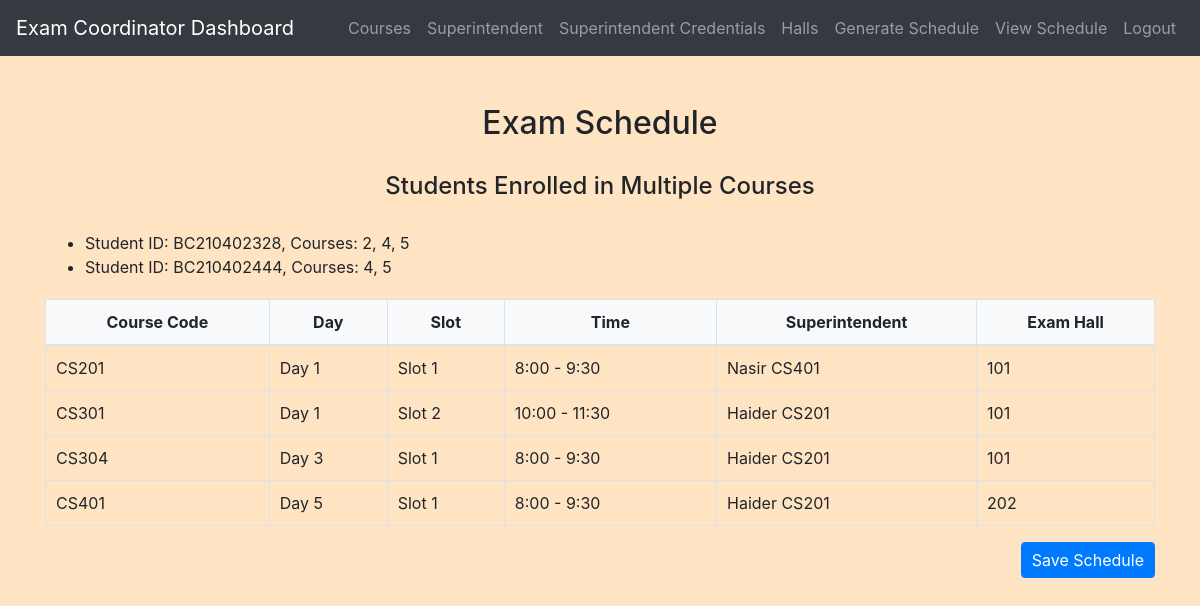
/exam_coordinator/schedule.php (signed in), run on the app's committed database.
### tables this page shows
CREATE TABLE `courses` (
  `id` int(11) NOT NULL,
  `course_code` varchar(10) NOT NULL
);

CREATE TABLE `exam_halls` (
  `id` int(11) NOT NULL,
  `building` varchar(100) NOT NULL,
  `floor` int(11) NOT NULL,
  `hall_number` varchar(50) NOT NULL,
  `seating_capacity` int(11) NOT NULL
);

CREATE TABLE `superintendents` (
  `id` int(11) NOT NULL,
  `name` varchar(100) NOT NULL,
  `designation` varchar(100) NOT NULL,
  `department` varchar(100) NOT NULL,
  `email` varchar(255) DEFAULT NULL,
  `password` varchar(255) DEFAULT NULL
);

### exam_coordinator/schedule.php (the view, shortened to what this page needs)
<?php
include('config.php');
$slots_per_day = $_POST['num_slots'] ?? 5;
$min_days_between_exams = $_POST['min_days_between_exams'] ?? 2;
$time_slots = [
    'Slot 1' => '8:00 - 9:30',
    'Slot 2' => '10:00 - 11:30',
    'Slot 3' => '12:00 - 1:30',
    'Slot 4' => '2:00 - 3:30',
    'Slot 5' => '4:00 - 5:30'
];
$time_slots = array_slice($time_slots, 0, $slots_per_day);
$enrollments = $conn->query("SELECT course_id, student_id FROM enrollments");
$student_courses = [];
while ($enrollment = $enrollments->fetch_assoc()) {
    $student_courses[$enrollment['student_id']][] = $enrollment['course_id'];
}
$multi_enrolled_students = [];
foreach ($student_courses as $student_id => $courses) {
    if (count($courses) > 1) {
        $multi_enrolled_students[$student_id] = $courses;
    }
}
$overlapping_courses = [];
foreach ($multi_enrolled_students as $courses) {
    foreach ($courses as $i => $course1) {
        for ($j = $i + 1; $j < count($courses); $j++) {
            $course2 = $courses[$j];
            $overlapping_courses[$course1][] = $course2;
            $overlapping_courses[$course2][] = $course1;
        }
    }
}
foreach ($overlapping_courses as $course => $overlaps) {
    $overlapping_courses[$course] = array_unique($overlaps);
}
$schedule = [];
$scheduled_courses = [];
function schedule_course($course_id, &$schedule, &$scheduled_courses, $min_days_between_exams, $time_slots, &$overlapping_courses) {
    for ($day = 1; $day <= 100; $day++) {
        foreach ($time_slots as $slot => $time_range) {
            $valid = true;
            foreach ($schedule as $entry) {
                if ($entry['day'] === $day && $entry['slot'] === $slot) {
                    $valid = false;
                    break;
                }
            }
            foreach ($overlapping_courses[$course_id] ?? [] as $overlapping_course) {
                if (isset($scheduled_courses[$overlapping_course])) {
                    $overlap_day = $scheduled_courses[$overlapping_course]['day'];
                    $day_gap = abs($day - $overlap_day);
                    if ($day_gap < $min_days_between_exams) {
                        $valid = false;
                        break;
                    }
                }
            }
            if ($valid) {
                $schedule[] = [
                    'course_id' => $course_id,
                    'day' => $day,
                    'slot' => $slot,
                    'time_range' => $time_range
                ];
                $scheduled_courses[$course_id] = ['day' => $day, 'slot' => $slot];
                return;
            }
        }
    }
}
$courses = $conn->query("SELECT id, course_code FROM courses");
while ($course = $courses->fetch_assoc()) {
    schedule_course($course['id'], $schedule, $scheduled_courses, $min_days_between_exams, $time_slots, $overlapping_courses);
}
$superintendent_assignments = [];
$hall_assignments = [];
foreach ($schedule as $index => $entry) {
    $course_id = $entry['course_id'];
    $superintendents = $conn->query("
        SELECT s.id, s.name FROM superintendents s
        WHERE NOT EXISTS (
            SELECT 1 FROM superintendent_courses sc WHERE sc.superintendent_id = s.id AND sc.course_id = $course_id
        )
    ");
    $superintendent = $superintendents->fetch_assoc();
    $superintendent_assignments[$course_id] = $superintendent['name'] ?? 'N/A';
    $enrollment_count = $conn->query("SELECT COUNT(*) as count FROM enrollments WHERE course_id = $course_id")->fetch_assoc()['count'];
    $halls = $conn->query("
        SELECT hall_number FROM exam_halls WHERE seating_capacity >= $enrollment_count
    ");
    $hall = $halls->fetch_assoc();
    $hall_assignments[$course_id] = $hall['hall_number'] ?? 'N/A';
}
?>
<!DOCTYPE html>
<html>
<head>
    <link rel="stylesheet" href="https://maxcdn.bootstrapcdn.com/bootstrap/4.5.2/css/bootstrap.min.css">
    <link rel="stylesheet" href="../css/style.css">
</head>
<body>
    <?php include('navbar.php'); ?>
<div class="container mt-5 mb-5">
    <h2>Exam Schedule</h2>
    <h4>Students Enrolled in Multiple Courses</h4>
    <ul>
        <?php foreach ($multi_enrolled_students as $student_id => $courses): ?>
            <li>Student ID: <?= $student_id ?>, Courses: <?= implode(", ", $courses) ?></li>
        <?php endforeach; ?>
    </ul>
    <?php if ($schedule): ?>
        <table class="table table-bordered">
            <thead>
            <tr>
                <th>Course Code</th>
                <th>Day</th>
                <th>Slot</th>
                <th>Time</th>
                <th>Superintendent</th>
                <th>Exam Hall</th>
            </tr>
            </thead>
            <tbody>
            <?php foreach ($schedule as $entry): ?>
                <?php
                $course_code = $conn->query("SELECT course_code FROM courses WHERE id = {$entry['course_id']}")->fetch_assoc()['course_code'];
                ?>
                <tr>
                    <td><?= $course_code ?></td>
                    <td>Day <?= $entry['day'] ?></td>
                    <td><?= $entry['slot'] ?></td>
                    <td><?= $entry['time_range'] ?></td>
                    <td><?= $superintendent_assignments[$entry['course_id']] ?></td>
                    <td><?= $hall_assignments[$entry['course_id']] ?></td>
                </tr>
            <?php endforeach; ?>
            </tbody>
        </table>
        <form method="post" action="save_schedule.php">
            <button type="submit" class="btn btn-primary float-right mb-5">Save Schedule</button>
        </form>
    <?php else: ?>
        <p>No schedule could be generated.</p>
    <?php endif; ?>
</div>
</body>
</html>

### css/style.css (style rules this page uses)
body { background-color: bisque; }
h1, h2, h3, h4 { text-align: center; margin-top: 30px; margin-bottom: 30px; }
.table { width: 100%; border-collapse: collapse; margin-top: 20px; }
.table th, .table td { padding: 10px; border: 1px solid #dee2e6; }
.table thead th { background-color: #f8f9fa; font-weight: bold; text-align: center; }
.table tbody td { vertical-align: middle; }
.btn-primary { padding: 5px 10px; }

### data on the page
courses: course_code "CS201"
exam_halls: hall_number "101"
courses: course_code "CS301"
superintendents: name "Haider CS201"
courses: course_code "CS304"
courses: course_code "CS401"

### other printed values
$student_id "BC210402328"
implode(", ", $courses) "2, 4, 5"
$student_id "BC210402444"
implode(", ", $courses) "4, 5"
$entry['day'] "1"
$entry['slot'] "Slot 1"
$entry['time_range'] "8:00 - 9:30"
$superintendent_assignments[$entry['course_id']] "Nasir CS401"
$entry['slot'] "Slot 2"
$entry['time_range'] "10:00 - 11:30"
$entry['day'] "3"
$entry['day'] "5"
$hall_assignments[$entry['course_id']] "202"
